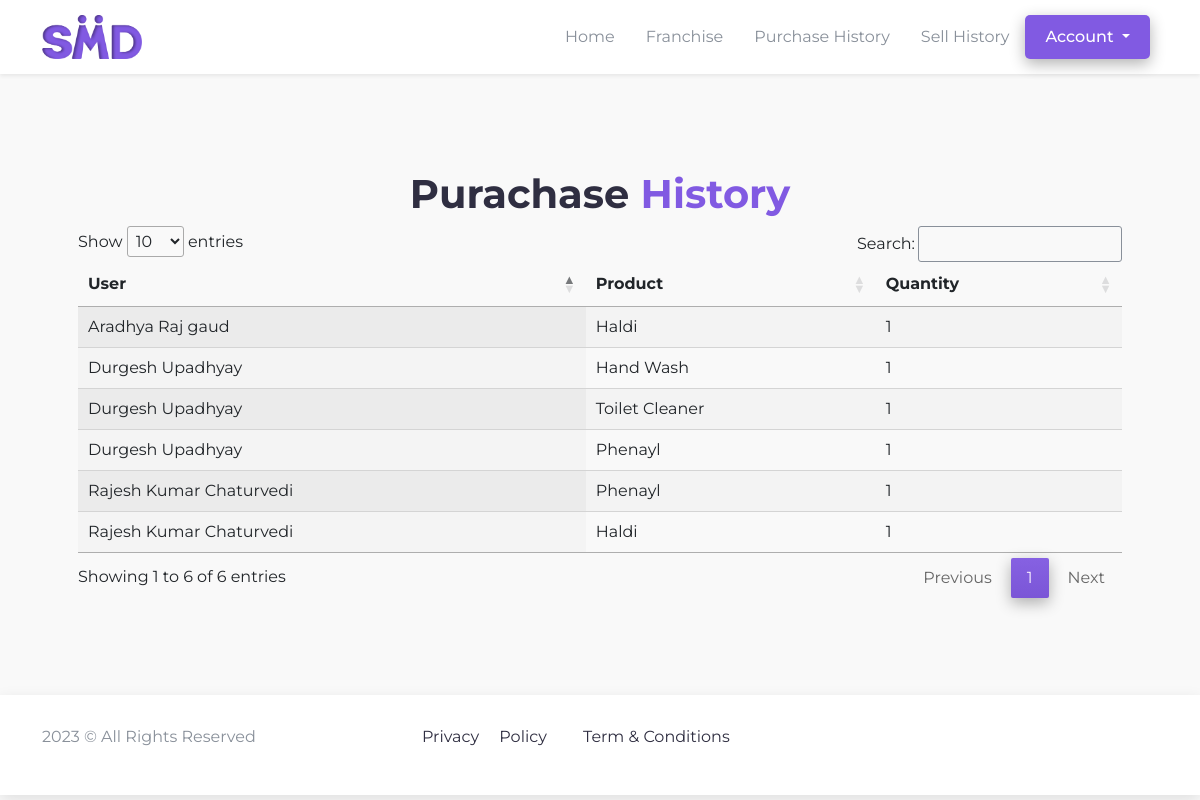
Screenshot of /franchise/repurchase/sell-history (signed in) with the database file from the repository.
### franchise/models.py (models this page shows, shortened)
class RepurchaseSellHistory(models.Model):
    id = models.AutoField(primary_key=True)
    supplier = models.ForeignKey(Franchise, on_delete=models.CASCADE)
    user = models.ForeignKey(Accociate, on_delete=models.CASCADE)
    product = models.ForeignKey(Product, on_delete=models.CASCADE)
    quantity = models.CharField(max_length=150)
    created_at = models.DateTimeField(auto_now=True)

class Product(models.Model):
    id = models.AutoField(primary_key=True)
    name = models.CharField(max_length=250)
    price = models.PositiveIntegerField()
    DP = models.PositiveIntegerField()
    BV = models.PositiveIntegerField()
    def __str__(self):
        return self.name

### agents/models.py (models this page shows, shortened)
class Accociate(models.Model):
    user = models.OneToOneField(User, on_delete=models.CASCADE)
    name = models.CharField(max_length=200)
    email = models.CharField(max_length=150)
    phone = models.CharField(max_length=12, blank=True, null=True)
    profile_picture = models.FileField(upload_to="profile/", null=True, blank=True)
    aadhar = models.CharField(max_length=50, null=True, blank=True)
    aadhar_img = models.FileField(upload_to="aadhar/", null=True, blank=True)
    pan = models.CharField(max_length=150, null=True, blank=True)
    nominee = models.CharField(max_length=150, default="Nominee Name")
    account_number = models.CharField(max_length=150, null=True, blank=True)
    bank_name = models.CharField(max_length=150, default="Enter your bank Name..")
    bank_ifsc = models.CharField(max_length=150, default="")
    branch_name = models.CharField(max_length=200, default="Branch Name..")
    dob = models.DateField()
    address = models.TextField(default="Enter Your Address...")
    created_at = models.DateTimeField(auto_now_add=True)
    updated_at = models.DateTimeField(auto_now=True)
    sponsor = models.ForeignKey('self', on_delete=models.SET_NULL, null=True, blank=True, related_name='referrals')
    level = models.CharField(max_length=150, choices=level, null=True, blank=True)
    parent = models.ForeignKey('self', on_delete=models.SET_NULL, null=True, blank=True, related_name='pareint')
    leg = models.CharField(max_length=200, choices=legs, blank=True, null=True)
    is_active = models.BooleanField(default=False)
    def __str__(self):
        return self.name

### franchise/views.py (the view)
# urls.py: path("repurchase/sell-history", views.repurchaseSellHistory, name="sell-history"),
def repurchaseSellHistory(request):
    user = User.objects.get(username=request.user)
    supplier = Franchise.objects.get(user=user)
    history = RepurchaseSellHistory.objects.filter(supplier=supplier)
    context = {
        "history":history
    }
    return render(request, "repurchase/pages/sell.html", context)

### template/repurchase/pages/sell.html (shortened to what this page needs)
{% extends "../base.html" %}
{% block title %}Sell History{% endblock title %}{% block css %}
<link
  rel="stylesheet"
  href="https://cdn.datatables.net/1.13.6/css/jquery.dataTables.css"
/>
<link
  rel="stylesheet"
  href="https://cdn.datatables.net/responsive/2.5.0/css/responsive.bootstrap5.min.css"
/>
{% endblock css %}
{% block content %}
<section id="profile">
    <div class="container my-5 p-5">
      <h1 class="text-center">Purachase <span>History</span></h1>
      <table id="myTable" class="display">
        <thead>
          <tr>
            <th>User</th>
            <th>Product</th>
            <th>Quantity</th>
          </tr>
        </thead>
        <tbody>
          {% for data in history %}
             <tr>
              <td>{{ data.user }}</td>
              <td>{{ data.product}}</td>
              <td>{{ data.quantity}}</td>
             </tr>
          {% endfor %}
        </tbody>
      </table>
    </div>
</section>
{% endblock content %}

### static/client/css/style.css (style rules this page uses)
* { margin: 0; padding: 0; list-style-type: none; text-decoration: none !important; box-sizing: border-box; font-family: 'Montserrat', sans-serif; }
:root { --blue1: #6F83FF; --blue: #815AE2; --pink: #FF8BB9; --black: #2F2E41; --bg: #F9F1FE; --white: #FFFFFF; --grey: #89909a; --success-bg: #E6F9F1; --success: #18C57E; --bg2: #f9f9f9; }
html, body { height: 100%; width: 100%; background-color: var(--bg2); }
h1 { font-weight: 55px !important; font-weight: 700; color: var(--black); }
span { color: var(--blue); }

### rows the page displays
RepurchaseSellHistory: user "Rajesh Kumar Chaturvedi", product "Phenayl", quantity "1"
RepurchaseSellHistory: user "Rajesh Kumar Chaturvedi", product "Haldi", quantity "1"
RepurchaseSellHistory: user "Durgesh Upadhyay", product "Hand Wash", quantity "1"
RepurchaseSellHistory: user "Durgesh Upadhyay", product "Toilet Cleaner", quantity "1"
RepurchaseSellHistory: user "Durgesh Upadhyay", product "Phenayl", quantity "1"
RepurchaseSellHistory: user "Aradhya Raj gaud", product "Haldi", quantity "1"
